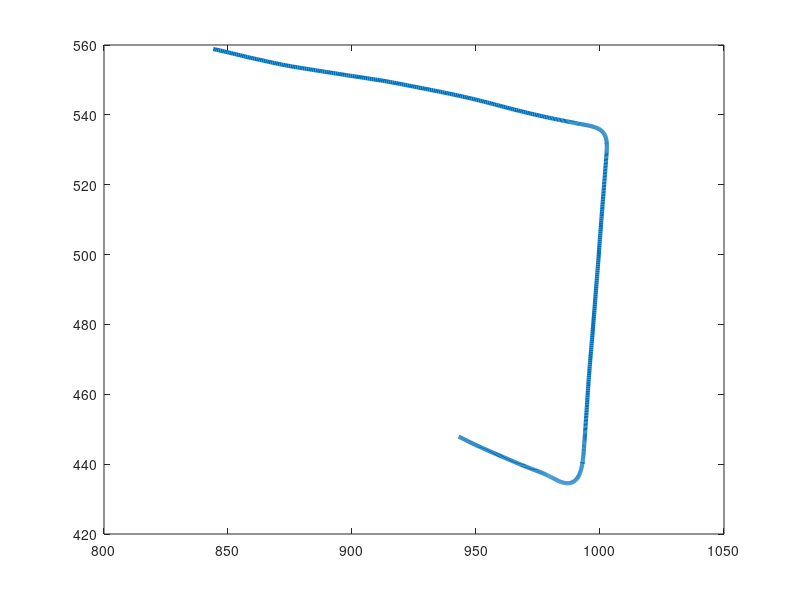

Reproduce this figure in MATLAB. (Note: this script raises an error after producing the figure.)
% denoise the point clouds relating to the horizontal distance
clc
clear all
close all
fclose('all');
% Read in the data
load('Trajectory_sections.mat');
shift = [548000 5804000 0 0 0 0];

figure 
axis equal
plot(T(:,2),T(:,3),'LineWidth',3);
hold on
%% Breaking the trajectory into segments,each segment has at most 15m
%======================================ONE==============================================
X = [ones(size(Trajectory_sec1(:,2))) Trajectory_sec1(:,2)];
a = regress(Trajectory_sec1(:,3),X); 
x1 = 844:0.5:1000;
y1 = a(1)+a(2)*x1;
L = [x1' y1'];
seg_start = L(1,:);

% get cut lines
n = floor(norm(L(1,:) - L(end,:))/15)*2;
B = zeros(n,5); % matrix for storing parameters of the lines
count = 1;
l = length(x1);
for i=2:l
    if norm(L(i,:)-seg_start)>7.5
        seg_start = L(i,:);
        B(count,3:4) =  seg_start;
        [b1,b2] = getVerticalLine(a(2),seg_start);
        B(count,1:2) = [b1 b2];
        B(count,5) = sqrt(B(count,2)^2+1);
        if rem(count,2)==0
            x2 = seg_start(1)-1:1:seg_start(1)+1;
            y2 = B(count,1)+B(count,2)*x2;  
            plot(x2,y2);
        end
        count = count + 1;
    end
end

%======================================TWO==============================================
X = [ones(size(Trajectory_sec2(:,2))) Trajectory_sec2(:,2)];
a = regress(Trajectory_sec2(:,3),X); 
x1 = 1004:-0.25:993;
y1 = a(1)+a(2)*x1;
L = [x1' y1'];
seg_start = L(1,:);

% get cut lines
n = floor(norm(L(1,:) - L(end,:))/15)*2;
B = zeros(n,5); % matrix for storing parameters of the lines
count = 1;
l = length(x1);
for i=2:l
    if norm(L(i,:)-seg_start)>7.5
        seg_start = L(i,:);
        B(count,3:4) =  seg_start;
        [b1,b2] = getVerticalLine(a(2),seg_start);
        B(count,1:2) = [b1 b2];
        B(count,5) = sqrt(B(count,2)^2+1);
        if rem(count,2)==0
            x2 = seg_start(1)-5:1:seg_start(1)+5;
            y2 = B(count,1)+B(count,2)*x2;  
            plot(x2,y2);
        end
        count = count + 1;
    end
end

%======================================THREE==============================================
X = [ones(size(Trajectory_sec3(:,2))) Trajectory_sec3(:,2)];
a = regress(Trajectory_sec3(:,3),X); 
x1 = 990:-0.25:938;
y1 = a(1)+a(2)*x1;
L = [x1' y1'];
seg_start = L(1,:);
% get cut lines
n = floor(norm(L(1,:) - L(end,:))/15)*2;
B = zeros(n,5); % matrix for storing parameters of the lines
count = 1;
l = length(x1);
for i=2:l
    if norm(L(i,:)-seg_start)>7.5
        seg_start = L(i,:);
        B(count,3:4) =  seg_start;
        [b1,b2] = getVerticalLine(a(2),seg_start);
        B(count,1:2) = [b1 b2];
        B(count,5) = sqrt(B(count,2)^2+1);
        if rem(count,2)==0
            x2 = seg_start(1)-1.5:1:seg_start(1)+1.5;
            y2 = B(count,1)+B(count,2)*x2;  
            plot(x2,y2);
        end
        count = count + 1;
    end
end
